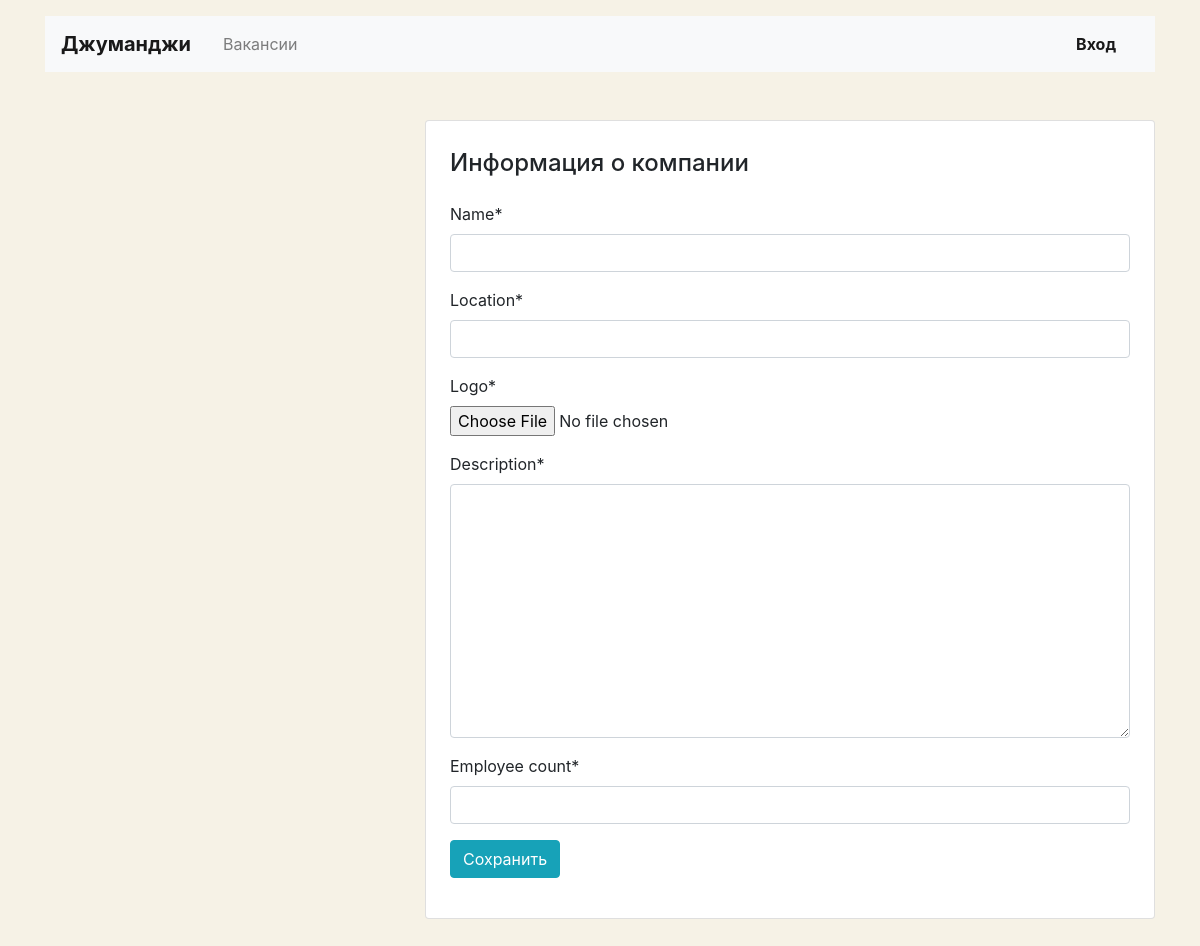
Before: /mycompany/ (signed in) with the older database file.
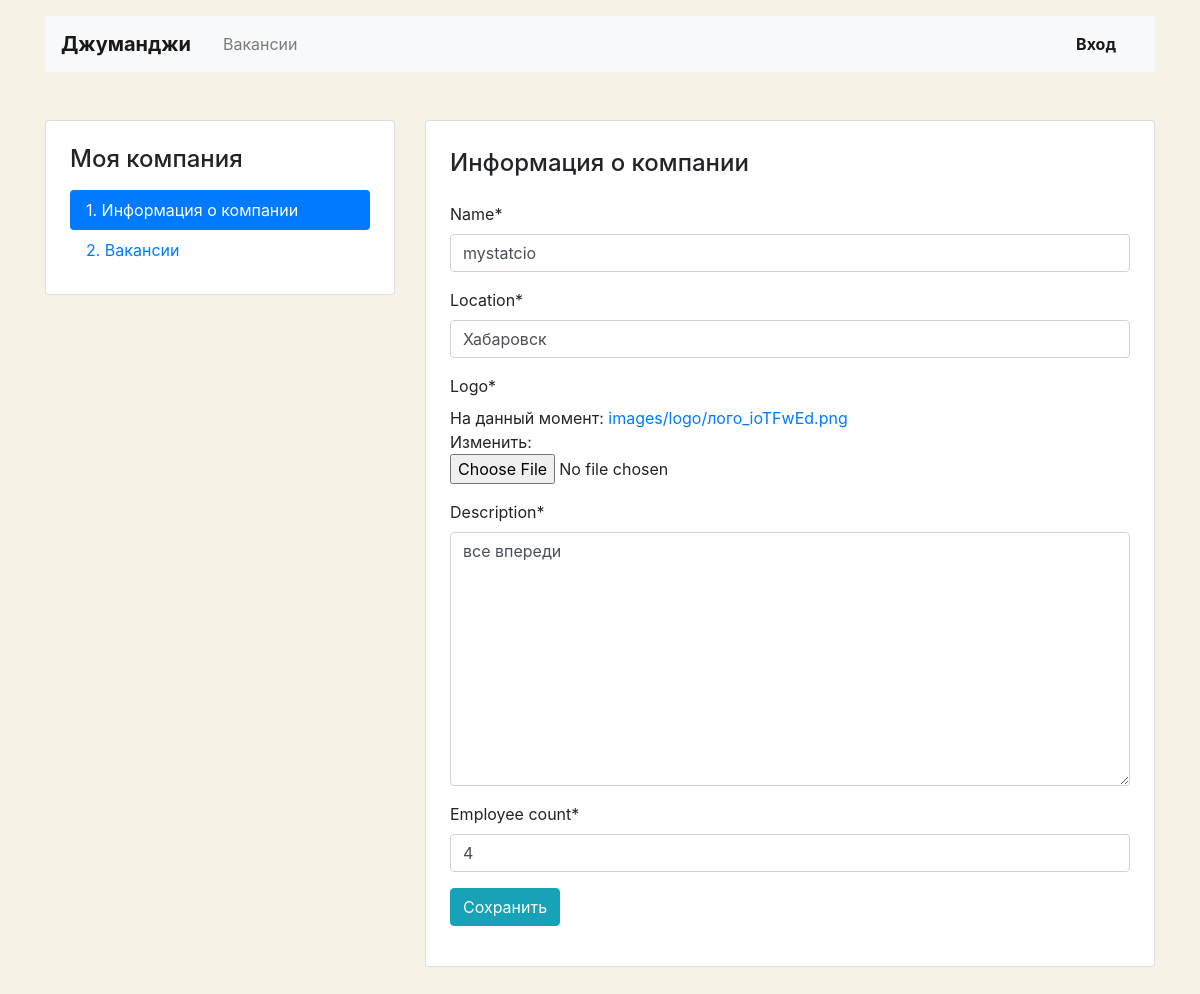
After: the same page with the newer database file.
### vacancies/models.py (models this page shows, shortened)
class Company(models.Model):
    name = models.CharField(max_length=50)
    location = models.CharField(max_length=30)
    logo = models.ImageField(upload_to='images/logo/')
    description = models.TextField()
    employee_count = models.IntegerField()
    owner = models.OneToOneField(User,null=True,  on_delete=models.PROTECT, related_name='company')
    class Meta:
       verbose_name_plural = 'Companies'

### vacancies/views.py (the view, shortened to what this page needs)
# urls.py: path('mycompany/', views.MyCompanyView.as_view(), name='mycompany'),
class MyCompanyView(LoginRequiredMixin, TemplateResponseMixin, View):
    form_class=CompanyForm
    template_name='company/company-edit.html'
    def get(self, request, *args, **kwargs):
        try:
            return self.render_to_response({
                'form': self.form_class(instance=request.user.company),
            })
        except ObjectDoesNotExist:
            return self.render_to_response({
                'form': self.form_class(),
            })

### vacancies/forms.py
class CompanyForm(forms.ModelForm):
    class Meta:
        model = Company
        exclude = ('owner',)

### vacancies/templates/company/company-edit.html (shortened to what this page needs)
{% extends 'base.html' %}
{% load crispy_forms_tags %}
{% block content %}
  <main class="container mt-3 pb-5">
    <div class="row mt-5">
      <div class="col-12 col-lg-4">
        {% if request.user.company %}
          {% include 'company/mycompany-nav.html' %}
          {% endif %}
      </div>
      <div class="col-12 col-lg-8">
        <div class="card">
          <div class="card-body px-4 pb-4">
            <section class="tab-pane fade show active">
              <h2 class="h4 pt-2 pb-3">Информация о компании</h2>
              <form action="{{ request.path }}" method="post" enctype="multipart/form-data">
                 {{ form|crispy }}
                <div class="form-group">
                  <input type="submit" class="btn btn-info" value="Сохранить">
                </div>
              </form>
            </section>
          </div>
        </div>
      </div>
    </div>
  </main>
{% endblock content %}

### vacancies/templates/base.html (shortened to what this page needs)
<!DOCTYPE html>
<html lang="ru">
<head>
    <link rel="stylesheet" href="https://stackpath.bootstrapcdn.com/bootstrap/4.3.1/css/bootstrap.min.css"
>
</head>
<body>
<header class="container mt-3">
    <nav class="navbar navbar-expand-lg navbar-light bg-light">
        <a class="navbar-brand mr-4 font-weight-bold" href="/">Джуманджи</a>
        <div class="collapse navbar-collapse justify-content-between" id="navbarNav">
            <ul class="navbar-nav col-10">
                <li class="nav-item{% if request.path == vacancies_url %}active{% endif %}">
                    <a class="nav-link" href="{% url 'vacancies' %}">Вакансии</a>
                </li>
            </ul>
            <ul class="navbar-nav col-2 justify-content-end">
                <li class="nav-item active">
                    <a href="#" class="nav-link font-weight-bold">Вход</a>
                </li>
            </ul>
        </div>
    </nav>
</header>
{% block content %} {% endblock %}
</body>
</html>

### vacancies/templates/company/mycompany-nav.html
<aside class="pt-3 pb-4 px-4 mb-5 card">
          <h1 class="h4 pt-2 pb-2">Моя компания</h1>
          <div class="nav flex-column nav-pills">
              {% url 'mycompany' as mycompany_url %}
              {% url 'mycompany_vacancies' as mycompany_vacancies_url %}
            <a class="nav-link {% if request.path == mycompany_url %}active{% endif %}"  href="{{ mycompany_url }}">1. Информация о&nbsp;компании</a>
            <a class="nav-link {% if request.path == mycompany_vacancies_url %}active{% endif %}" href="{{ mycompany_vacancies_url }}">2. Вакансии</a>
          </div>
        </aside>

### vacancies/templates/company/company-edit.html (style rules this page uses)
body { background-color: #F6F2E6; }

Changed rows visible on the page:
added Company: name "mystatcio", location "Хабаровск", description "все впереди", employee_count "4"
Other visible differences:
text no longer shown: "Name * Location * Logo * Description * Employee count *"
text now shown: "Моя компания 1. Информация о компании 2. Вакансии Name * Location * Logo * На данный момент: images/logo/лого_ioTFwEd.png Изменить: Description * Employee count *"
